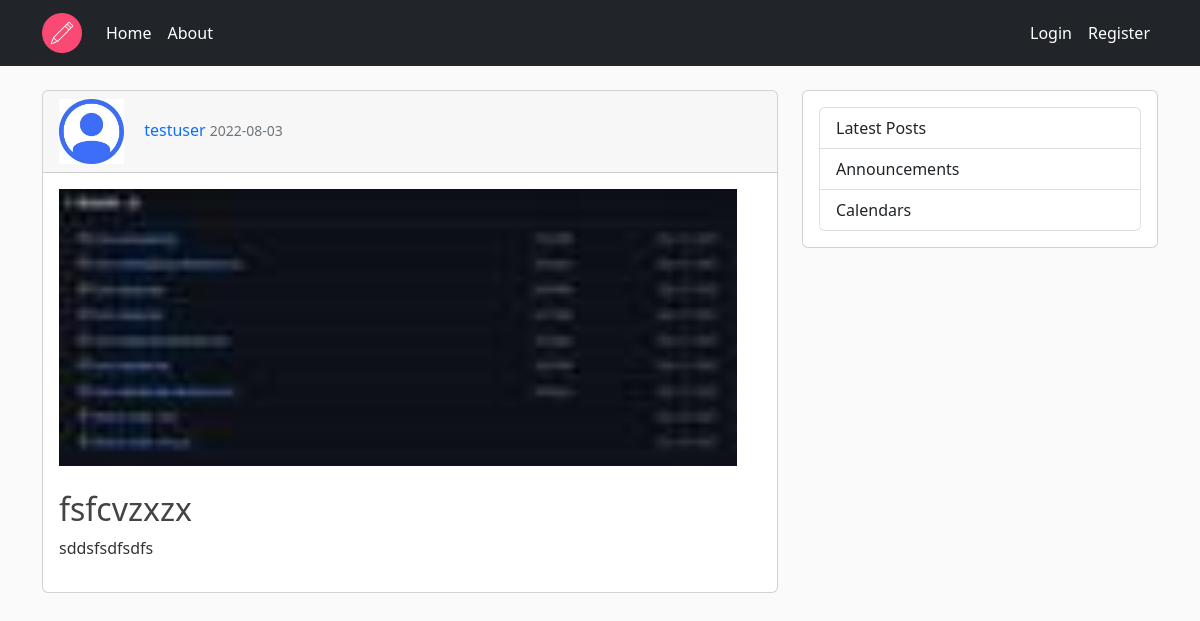
/post/7, run on an earlier commit of the app's database.
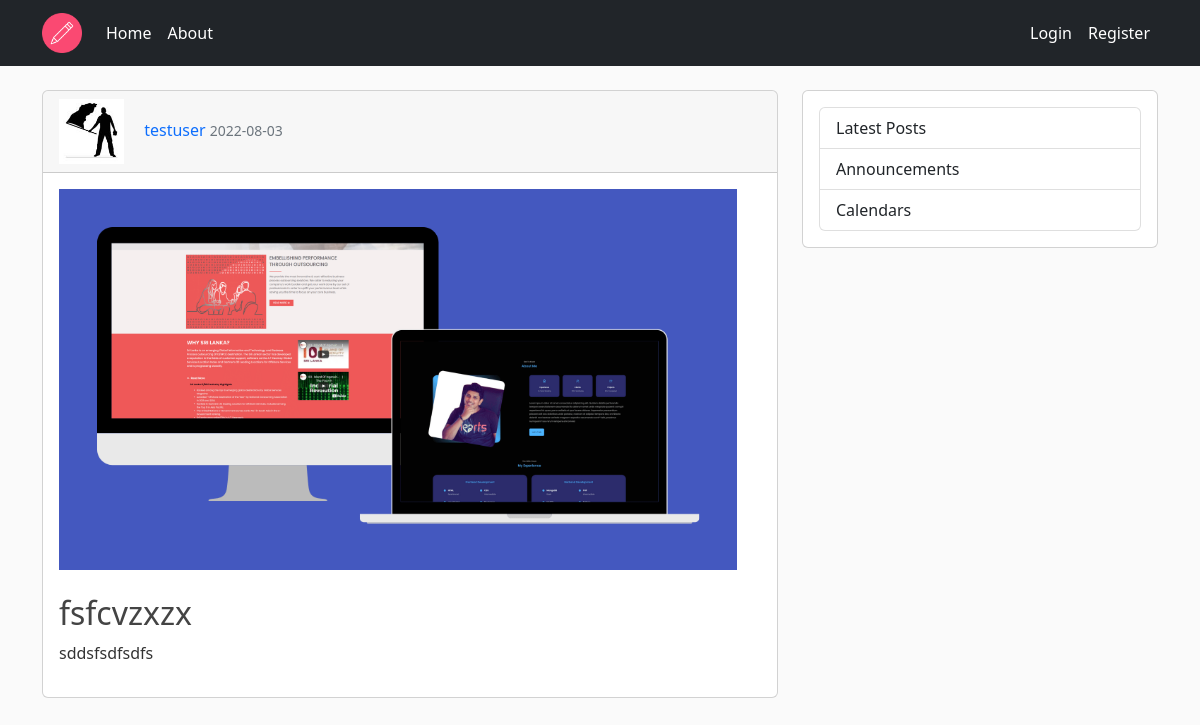
And on a later commit of the database.
### flaskblog/models.py (models this page shows, shortened)
class User(db.Model, UserMixin):
    id = db.Column(db.Integer, primary_key=True)
    username = db.Column(db.String(20),unique=True, nullable=False)
    email = db.Column(db.String(120), unique=True, nullable=False)
    image_file = db.Column(db.String(20), nullable=False, default='default.jpg')
    password = db.Column(db.String(60), nullable=False)
    posts = db.relationship('Post', backref='author', lazy=True)

class Post(db.Model):
    id = db.Column(db.Integer, primary_key=True)
    title = db.Column(db.String(100), nullable=False)
    date_posted = db.Column(db.DateTime, nullable=False, default=datetime.utcnow)
    content = db.Column(db.Text, nullable=False)
    thumbnail = db.Column(db.String(20), nullable=False, default='default_thumb.jpg')
    user_id = db.Column(db.Integer, db.ForeignKey('user.id'), nullable=False)

### flaskblog/routes.py (the view)
@app.route("/post/<int:post_id>")
def post(post_id):
    post = Post.query.get_or_404(post_id)
    return render_template('post.html', title=post.title, post=post)

### flaskblog/templates/post.html (shortened to what this page needs)
{% extends "layout.html" %}
{% block content %}
    <div class="card">
        <div class="card-header">
            <img src="{{ url_for('static', filename='images/' + post.author.image_file) }}" alt="" class="rouded-circle article-img">
            <a class="mr-2" href="#">{{ post.author.username }}</a>
            <small class="text-muted">{{ post.date_posted.strftime("%Y-%m-%d") }}</small>
        </div>
        <div class=" card-body row">
            <div class="row mb-4">
                <img src="{{ url_for('static', filename='thumbs/' + post.thumbnail) }}" alt="thumbnail">
            </div>
            <div class="row">
                <h2 class="article-title">{{ post.title }}</a></h2>
                <p class="article-content">{{ post.content }}</p>
            </div>
        </div>
    </div>
{% endblock content %}

What changed in the data, as far as the page shows it:
changed User "testuser": image_file: picture added in place of a placeholder
changed Post "fsfcvzxzx": thumbnail: a different picture
